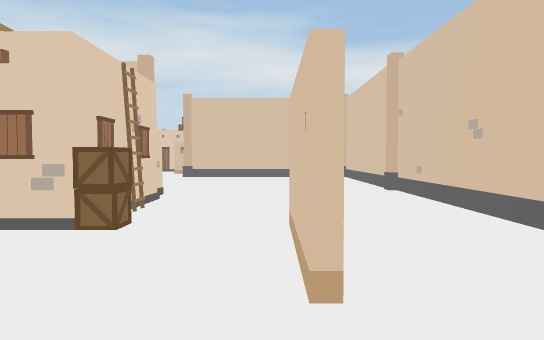
View 1 (above)

24 first-person views from a walk through a scene from a Unity 3-D project. The camera is 1.3 m above the floor, tilts 2° down and sees 70° across. The floor is counted in squares, 2 m on a side. Each view is taken from the middle of a square. On the plan, view 1 faces up. The plan holds only what a view shows up to about 11 squares ahead; the rest is blank. The place goes on beyond the plan.

View 2
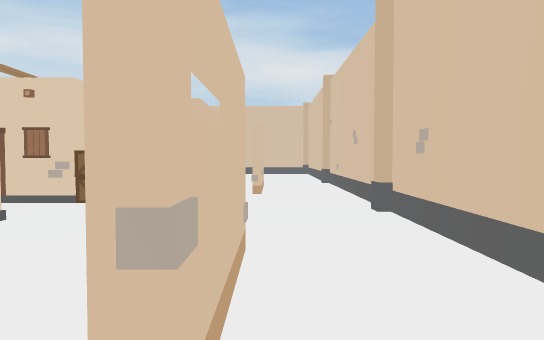

View 3
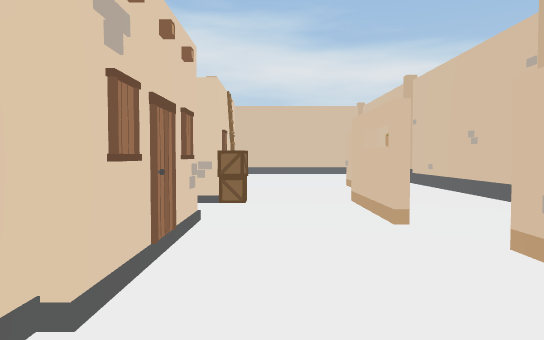

View 4
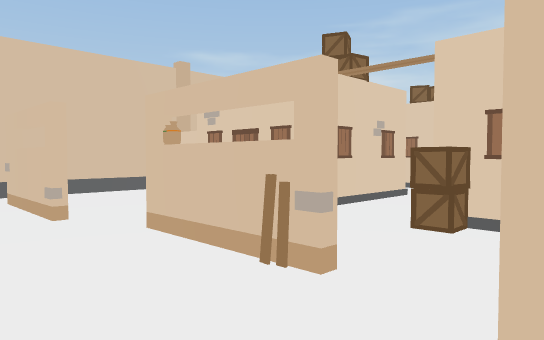

View 5
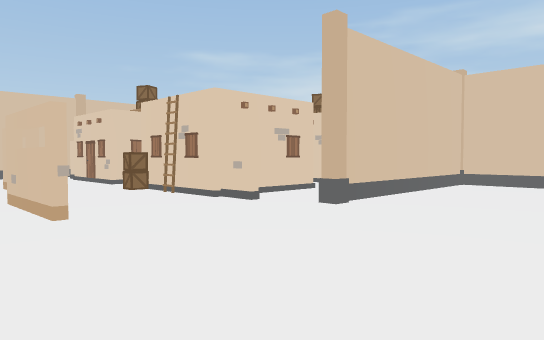

View 6
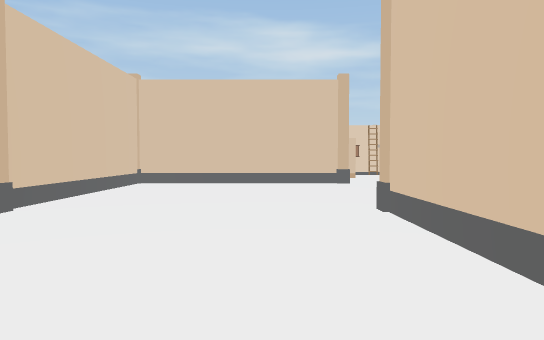

View 7
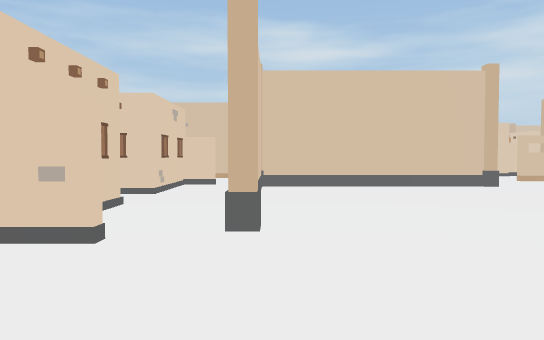

View 8
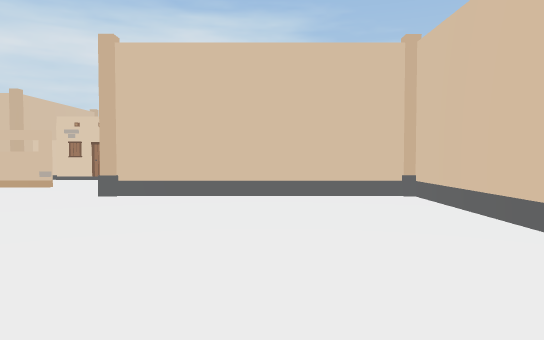

View 9
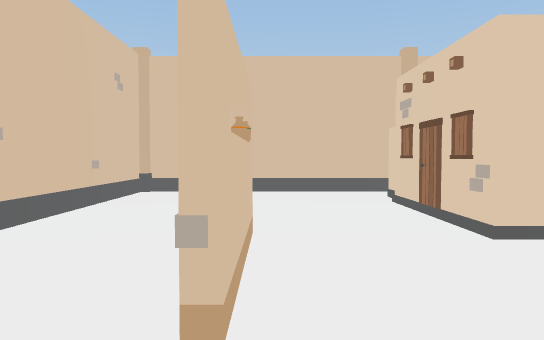

View 10
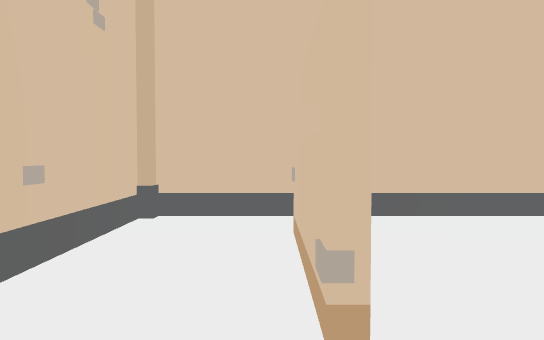

View 11
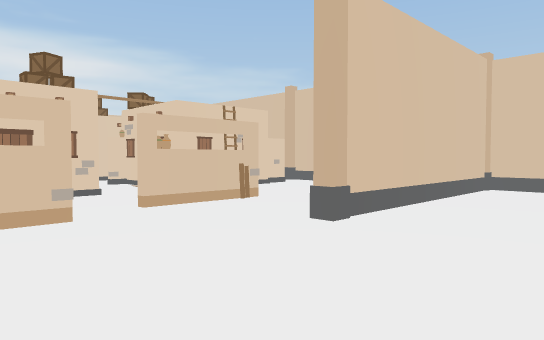

View 12
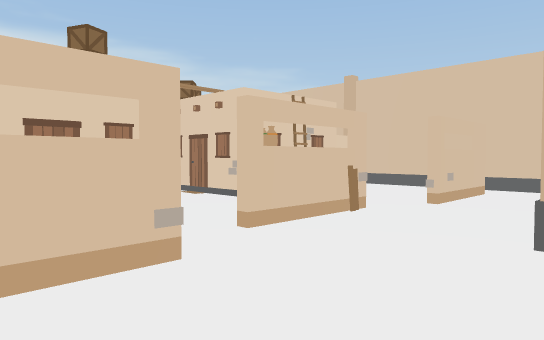

View 13
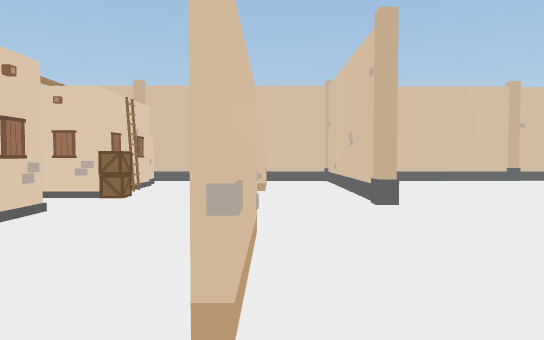

View 14
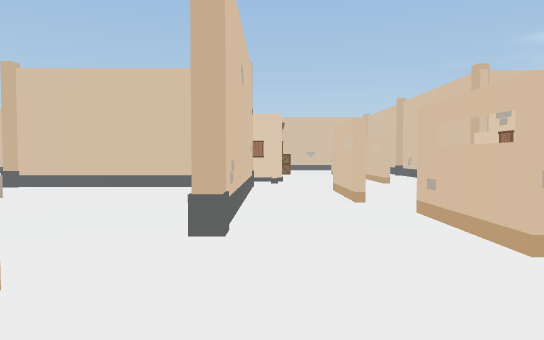

View 15
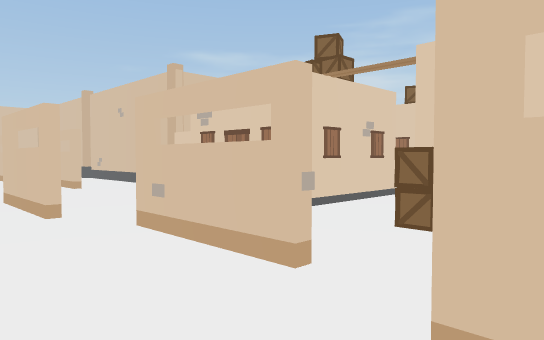

View 16
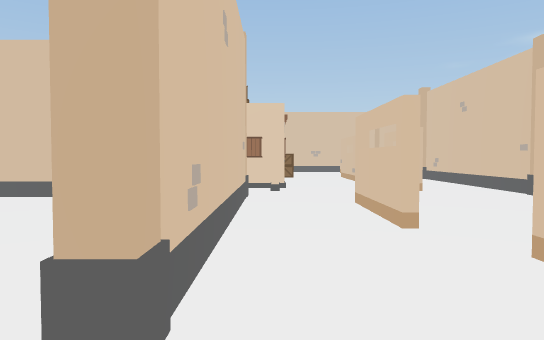

View 17
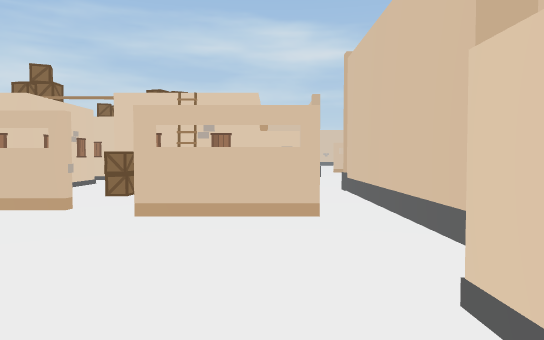

View 18
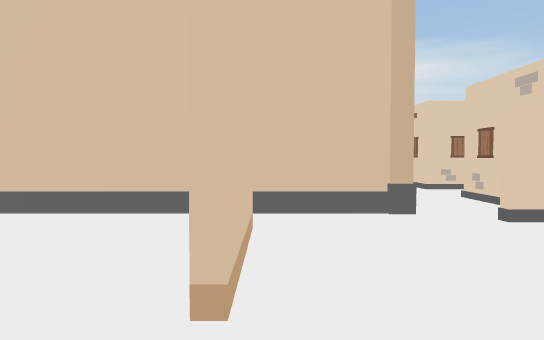

View 19
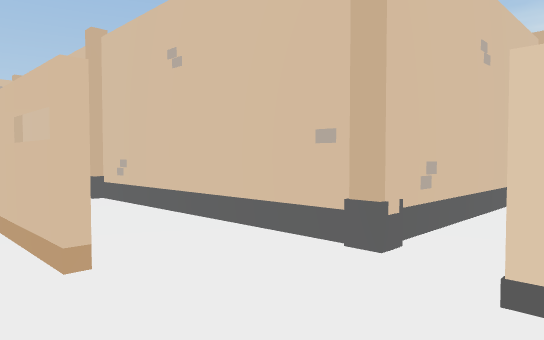

View 20
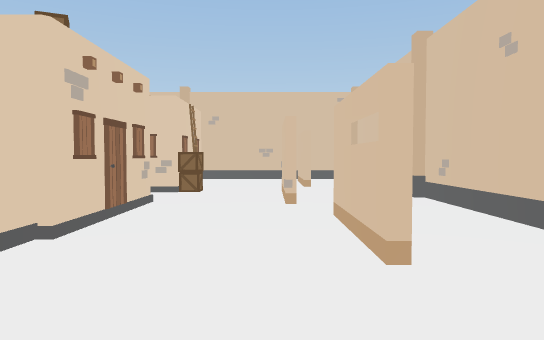

View 21
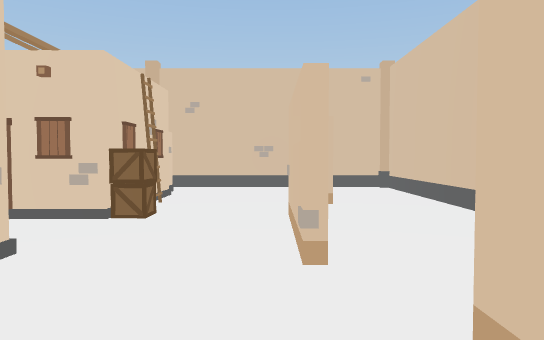

View 22
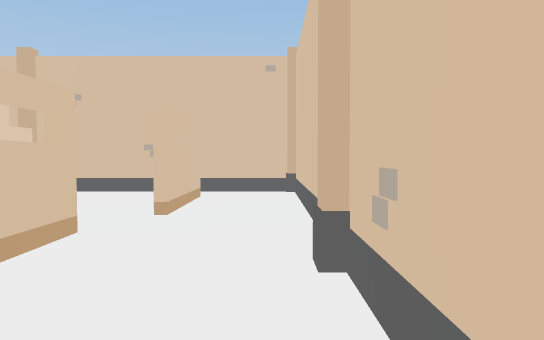

View 23
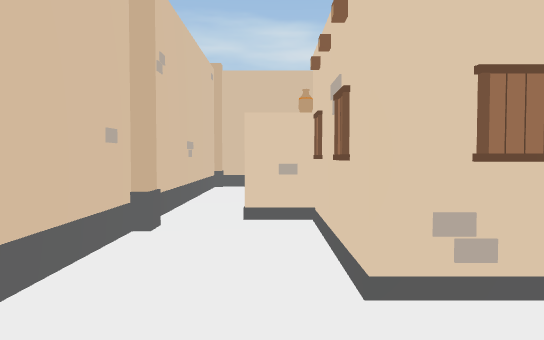

View 24
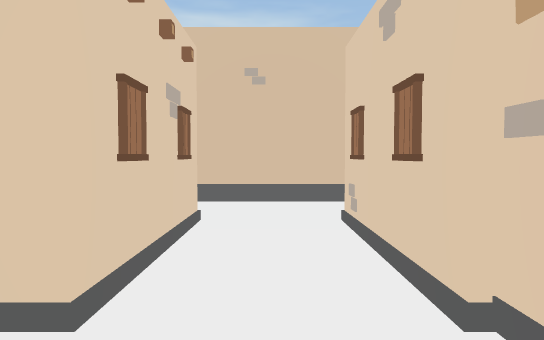

### Floor plan
Key: @ floor where view 1 was taken; # wall or solid block; . floor; B box; U building; P plank; O other object.
Columns run from 16 left of view 1 to 3 right of it. Each row starts with its distance up from view 1.
 21           #U
 20           .
 19           #
 18  .. #######  .##
 17  .........##U.U###.#
 16     O..#......B....#
 15     #..#.....OP....#
 14     #.....##....##.#
 13    .B.O.......#####
 12    ...O..O.........#
 11 #   U....#.........#
 10 U   U..#.#.........#
  9     #..#.#.........#
  8  ........ ### .....#
  7 ###O...............#
  6    #.#..###.###..#.#
  5    #.#..###.###..#.#
  4    O....U #.##BB...#
  3    O..#.B ..#.U.P..#
  2    #..#BU# .##U.O..#
  1    #....###  ##....#
  0    #.#..###.  #.@#.#
 -1    #.#..O.... #..#.#
 -2    #.....O..  .....#
 -3     ##### #    ####

Positions as (right, up) in squares from view 1, and headings:
1: (0, 0), facing up
2: (1, -2), facing up
3: (-1, -2), facing up
4: (2, 5), facing down-left
5: (2, 11), facing down-left
6: (2, 11), facing left
7: (1, 8), facing left
8: (0, 6), facing up
9: (0, 5), facing down
10: (1, 2), facing down
11: (-6, 10), facing up-right
12: (-6, 12), facing up-right
13: (-8, 14), facing right
14: (-8, 16), facing down
15: (-8, 15), facing down-left
16: (-8, 14), facing down
17: (-5, 16), facing left
18: (-9, 13), facing up
19: (-10, 9), facing down-left
20: (-10, 9), facing down
21: (-10, 6), facing down
22: (-12, 5), facing down
23: (-4, -1), facing left
24: (-5, 2), facing up
